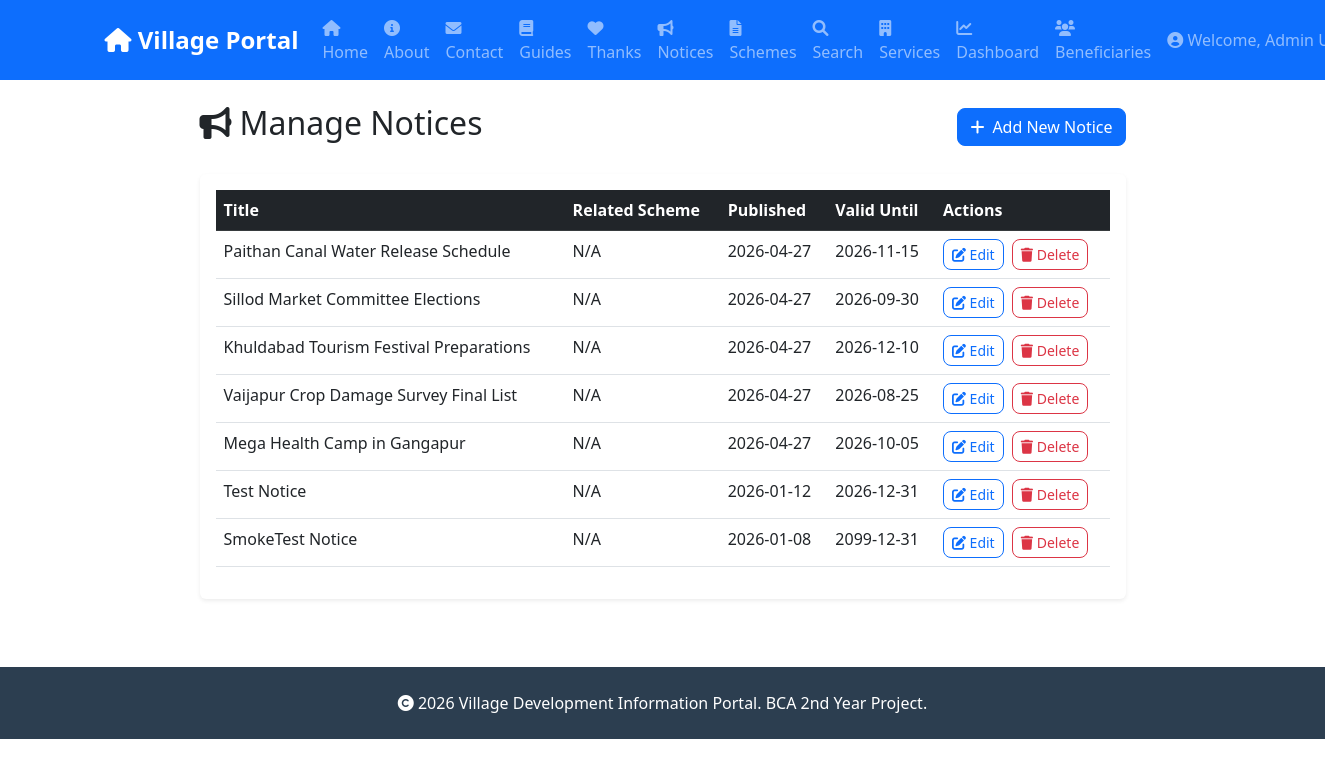
Page /admin/notices (signed in) on the committed database.
### tables this page shows
CREATE TABLE users (
            id INTEGER PRIMARY KEY AUTOINCREMENT,
            name TEXT NOT NULL,
            email TEXT UNIQUE NOT NULL,
            password_hash TEXT NOT NULL,
            role TEXT NOT NULL,
            created_at TIMESTAMP DEFAULT CURRENT_TIMESTAMP
        , theme_preference TEXT DEFAULT 'light', location TEXT);

CREATE TABLE notices (
            id INTEGER PRIMARY KEY AUTOINCREMENT,
            title TEXT NOT NULL,
            description TEXT,
            publish_date TIMESTAMP DEFAULT CURRENT_TIMESTAMP,
            valid_until TIMESTAMP,
            attachment_url TEXT,
            created_by INTEGER
        , scheme_id INTEGER, location TEXT DEFAULT "All");

### app.py (the view)
@app.route('/admin/notices')
@login_required
def admin_notices():
    if current_user.role != 'admin':
        flash('Access denied', 'error')
        return redirect(url_for('index'))
    conn = get_db()
    cursor = conn.cursor()
    cursor.execute('SELECT n.*, s.title as scheme_title FROM notices n LEFT JOIN schemes s ON n.scheme_id = s.id ORDER BY n.publish_date DESC')
    notices = cursor.fetchall()
    cursor.execute('SELECT id, title FROM schemes')
    schemes = cursor.fetchall()
    conn.close()
    return render_template('admin_notices.html', notices=notices, schemes=schemes)

### app.py (called while the page is built)
def get_db():
    db_path = app.config.get('DATABASE', 'database.db')
    conn = sqlite3.connect(db_path)
    conn.row_factory = sqlite3.Row
    return conn

@login_manager.user_loader
def load_user(user_id):
    conn = get_db()
    cursor = conn.cursor()
    cursor.execute('SELECT * FROM users WHERE id = ?', (user_id,))
    user = cursor.fetchone()
    conn.close()
    if user:
        return User(user['id'], user['name'], user['email'], user['role'], dict(user).get('location'))
    return None

### templates/admin_notices.html
{% extends "base.html" %}
{% block content %}
<div class="row justify-content-center">
    <div class="col-lg-10">
        <div class="d-flex justify-content-between align-items-center mb-4">
            <h2><i class="fas fa-bullhorn me-2"></i>Manage Notices</h2>
            <a href="{{ url_for('admin_add_notice') }}" class="btn btn-primary">
                <i class="fas fa-plus me-2"></i>Add New Notice
            </a>
        </div>
        <div class="card shadow-sm">
            <div class="card-body">
                {% if notices %}
                <div class="table-responsive">
                    <table class="table table-hover">
                        <thead class="table-dark">
                            <tr>
                                <th>Title</th>
                                <th>Related Scheme</th>
                                <th>Published</th>
                                <th>Valid Until</th>
                                <th>Actions</th>
                            </tr>
                        </thead>
                        <tbody>
                            {% for notice in notices %}
                            <tr>
                                <td>{{ notice.title }}</td>
                                <td>{{ notice.scheme_title or 'N/A' }}</td>
                                <td>{{ notice.publish_date[:10] }}</td>
                                <td>{{ notice.valid_until or 'N/A' }}</td>
                                <td>
                                    <a href="{{ url_for('admin_edit_notice', notice_id=notice.id) }}"
                                        class="btn btn-sm btn-outline-primary me-1">
                                        <i class="fas fa-edit"></i> Edit
                                    </a>
                                    <a href="{{ url_for('admin_delete_notice', notice_id=notice.id) }}"
                                        class="btn btn-sm btn-outline-danger" onclick="return confirm('Are you sure?')">
                                        <i class="fas fa-trash"></i> Delete
                                    </a>
                                </td>
                            </tr>
                            {% endfor %}
                        </tbody>
                    </table>
                </div>
                {% else %}
                <div class="text-center py-4">
                    <p class="text-muted">No notices found.</p>
                    <a href="{{ url_for('admin_add_notice') }}" class="btn btn-primary">Add First Notice</a>
                </div>
                {% endif %}
            </div>
        </div>
    </div>
</div>
{% endblock %}

### templates/base.html (shortened to what this page needs)
<!DOCTYPE html>
<html lang="en">
<head>
    <link href="https://cdn.jsdelivr.net/npm/bootstrap@5.3.0/dist/css/bootstrap.min.css" rel="stylesheet">
    <link rel="stylesheet" href="https://cdnjs.cloudflare.com/ajax/libs/font-awesome/6.0.0/css/all.min.css">
</head>
<body>
    <nav class="navbar navbar-expand-lg navbar-dark bg-primary sticky-top">
        <div class="container">
            <a class="navbar-brand" href="/">
                <i class="fas fa-home"></i> Village Portal
            </a>
            <div class="collapse navbar-collapse" id="navbarNav">
                <ul class="navbar-nav me-auto">
                    <li class="nav-item">
                        <a class="nav-link" href="/">
                            <i class="fas fa-house"></i> Home
                        </a>
                    </li>
                    <li class="nav-item">
                        <a class="nav-link" href="/about">
                            <i class="fas fa-info-circle"></i> About
                        </a>
                    </li>
                    <li class="nav-item">
                        <a class="nav-link" href="/contact">
                            <i class="fas fa-envelope"></i> Contact
                        </a>
                    </li>
                    <li class="nav-item">
                        <a class="nav-link" href="/documentation">
                            <i class="fas fa-book"></i> Guides
                        </a>
                    </li>
                    <li class="nav-item">
                        <a class="nav-link" href="/acknowledgements">
                            <i class="fas fa-heart"></i> Thanks
                        </a>
                    </li>
                    <li class="nav-item">
                        <a class="nav-link" href="/notices">
                            <i class="fas fa-bullhorn"></i> Notices
                        </a>
                    </li>
                    <li class="nav-item">
                        <a class="nav-link" href="/schemes">
                            <i class="fas fa-file-alt"></i> Schemes
                        </a>
                    </li>
                    <li class="nav-item">
                        <a class="nav-link" href="/search">
                            <i class="fas fa-search"></i> Search
                        </a>
                    </li>
                    <li class="nav-item">
                        <a class="nav-link" href="/services">
                            <i class="fas fa-building"></i> Services
                        </a>
                    </li>
                    {% if current_user.is_authenticated and current_user.role == 'admin' %}
                    <li class="nav-item">
                        <a class="nav-link" href="/admin/dashboard">
                            <i class="fas fa-chart-line"></i> Dashboard
                        </a>
                    </li>
                    <li class="nav-item">
                        <a class="nav-link" href="/beneficiaries">
                            <i class="fas fa-users"></i> Beneficiaries
                        </a>
                    </li>
                    {% endif %}
                </ul>
                <ul class="navbar-nav">
                    {% if current_user.is_authenticated %}
                    <li class="nav-item dropdown">
                        <a class="nav-link dropdown-toggle" href="#" id="userDropdown" role="button"
                            data-bs-toggle="dropdown" aria-expanded="false">
                            <i class="fas fa-user-circle"></i> Welcome, {{ current_user.name }}
                        </a>
                    </li>
                    {% endif %}
                </ul>
            </div>
        </div>
    </nav>
    <div class="container mt-4">
        {% block content %}{% endblock %}
    </div>
    <footer class="footer bg-dark text-white py-4 mt-5">
        <div class="container text-center">
            <p class="mb-0">
                <i class="fas fa-copyright"></i> 2026 Village Development Information Portal.
                BCA 2nd Year Project.
            </p>
        </div>
    </footer>
</body>
</html>

### templates/base.html (style rules this page uses)
.navbar-brand { font-weight: bold; font-size: 1.5rem; }
.card { margin-bottom: 20px; border: none; box-shadow: 0 2px 10px rgba(0, 0, 0, 0.1); }
.footer { margin-top: 50px; background: #2c3e50 !important; }
.btn { border-radius: 8px; }
.nav-link { font-weight: 500; }

### rows in the picture
users: name "Admin…"
notices: title "Paithan Canal Water Release Schedule", scheme_title "N/A", publish_date "2026-04-27", valid_until "2026-11-15"
notices: title "Sillod Market Committee Elections", scheme_title "N/A", publish_date "2026-04-27", valid_until "2026-09-30"
notices: title "Khuldabad Tourism Festival Preparations", scheme_title "N/A", publish_date "2026-04-27", valid_until "2026-12-10"
notices: title "Vaijapur Crop Damage Survey Final List", scheme_title "N/A", publish_date "2026-04-27", valid_until "2026-08-25"
notices: title "Mega Health Camp in Gangapur", scheme_title "N/A", publish_date "2026-04-27", valid_until "2026-10-05"
notices: title "Test Notice", scheme_title "N/A", publish_date "2026-01-12", valid_until "2026-12-31"
notices: title "SmokeTest Notice", scheme_title "N/A", publish_date "2026-01-08", valid_until "2099-12-31"
